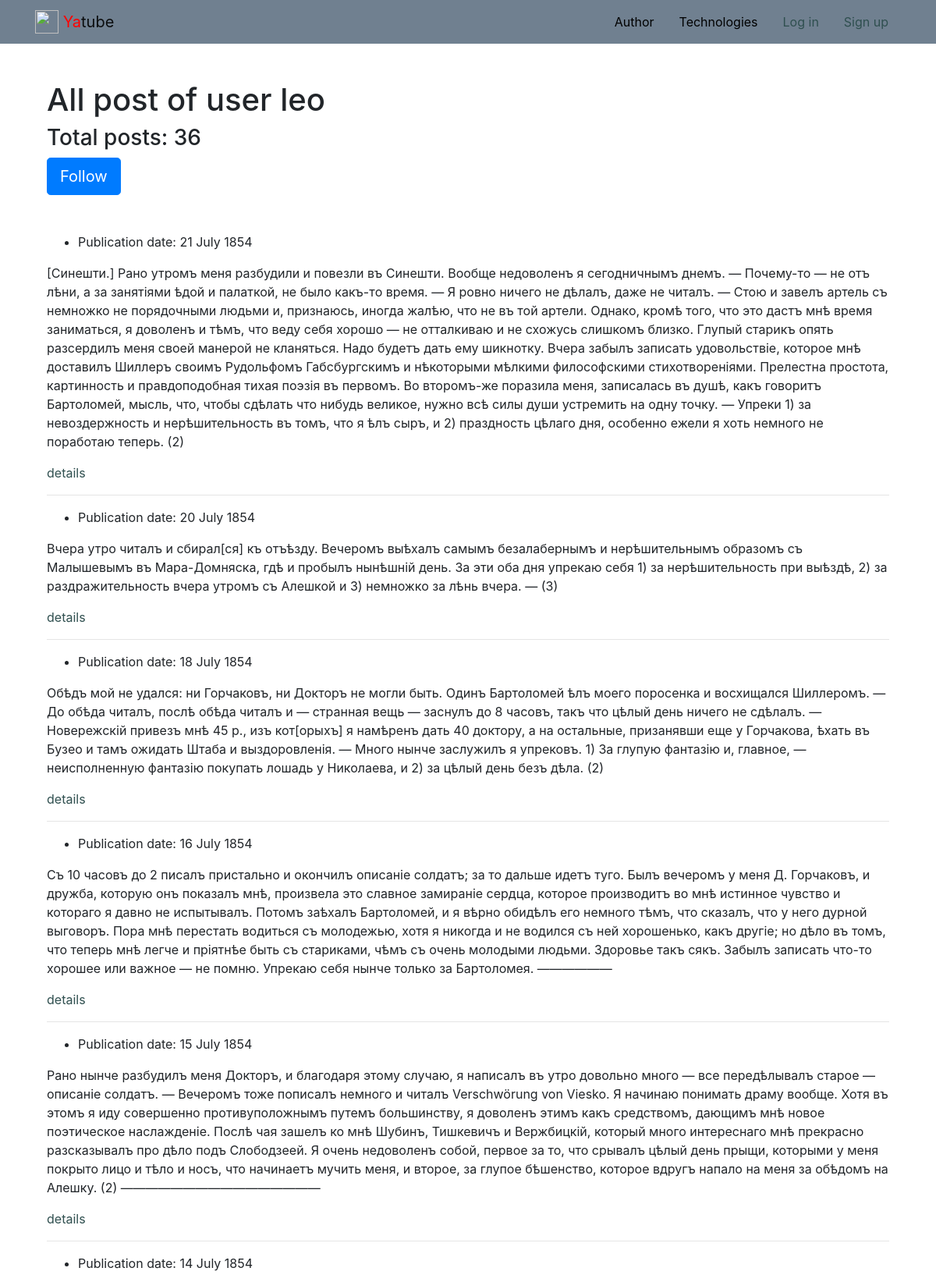
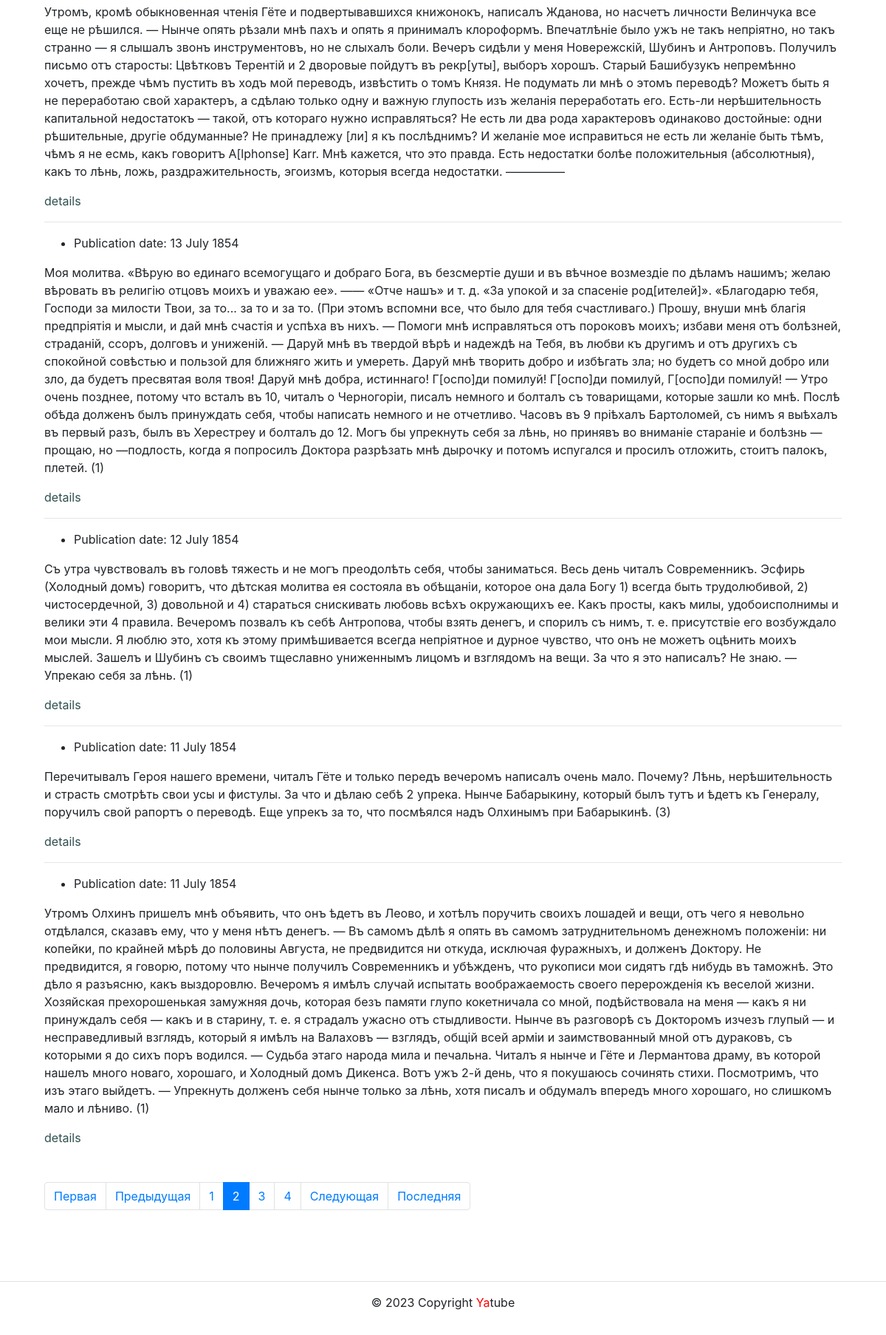
/profile/leo/?page=2, run on the app's committed database (2 pictures, top to bottom).
### posts/models.py (models this page shows, shortened)
class Post(models.Model):
    text = models.TextField(
        'Текст поста',
        help_text='Введите текст поста'
    )
    pub_date = models.DateTimeField(
        'Дата публикации',
        auto_now_add=True)
    author = models.ForeignKey(
        User,
        on_delete=models.CASCADE,
        related_name='posts',
        verbose_name='Автор'
    )
    group = models.ForeignKey(
        Group,
        on_delete=models.SET_NULL,
        related_name='posts',
        blank=True,
        null=True,
        verbose_name='Группа',
        help_text='Группа, к которой будет относиться пост'
    )
    image = models.ImageField(
        'Картинка',
        upload_to='posts/',
        blank=True
    )
    class Meta:
        ordering = ['-pub_date']

### posts/views.py (the view)
# urls.py: path('profile/<str:username>/', views.profile, name='profile'),
def profile(request, username):
    author = User.objects.get(username=username)
    following = (
        request.user.is_authenticated and Follow.objects.filter(
            user=request.user, author=author).exists()
    )
    post_list = author.posts.all()
    page_obj = get_page_object(request, post_list, POSTS_PER_PAGE)
    context = {
        'author': author,
        'page_obj': page_obj,
        'following': following
    }
    return render(request, 'posts/profile.html', context)

### core/context_processors/year.py (called while the page is built)
def year(request):
    today = datetime.datetime.now()
    year = today.year
    return {
        'year': year
    }

### posts/views.py (called while the page is built)
def get_page_object(request, post_list, posts_per_page):
    paginator = Paginator(post_list, POSTS_PER_PAGE)
    page_number = request.GET.get('page')
    page_obj = paginator.get_page(page_number)
    return page_obj

### templates/posts/profile.html (shortened to what this page needs)
{% extends 'base.html' %}
{% load thumbnail %}
{% block content %}
<div class="container py-5">
  <div class="mb-5">
  <h1>All post of user {{author.username}}</h1>
  <h3>Total posts: {{page_obj.paginator.count}}</h3>
  {% if  user.username != author.username%}
  {% if following %}
    <a
      class="btn btn-lg btn-light"
      href="{% url 'posts:profile_unfollow' author.username %}" role="button"
    >
      Unfollow
    </a>
  {% else %}
      <a
        class="btn btn-lg btn-primary"
        href="{% url 'posts:profile_follow' author.username %}" role="button"
      >
        Follow
      </a>
   {% endif %}
   {% endif %}
  </div>
  {% for post in page_obj %}
  <article>
    <ul>
      <li>
        Publication date: {{post.pub_date|date:"d E Y"}}
      </li>
    </ul>
    <p>
      {{post.text}}
    </p>
    <a href="{% url 'posts:post_detail' post.id %}">details </a>
  </article>
  {% if not forloop.last %}<hr>{% endif %}
  {% endfor %}
{% include 'posts/includes/paginator.html' %}
</div>
{% endblock %}

### templates/base.html (style rules this page uses)
a { color: #2F4F4F; background-color: transparent; text-decoration: none; }

### data on the page
Post: pub_date "21 July 1854", text "[Синешти.] Рано утромъ меня разбудили и повезли въ Синешти. Вообще недоволенъ я сегодничнымъ днемъ. — Почему-то — не отъ лѣни, а за занятіями ѣдой и палаткой, не было какъ-тο время. — Я ровно ничего не дѣлалъ, даже не читалъ. — Стою и завелъ артель съ немножко не порядочными людьми и, признаюсь, иногда жалѣю, что не въ той артели. Однако, кромѣ того, что это дастъ мнѣ время заниматься, я доволенъ и тѣмъ, что веду себя хорошо — не отталкиваю и не схожусь слишкомъ близко. Глупый старикъ опять разсердилъ меня своей манерой не кланяться. Надо будетъ дать ему шикнотку. Вчера забылъ записать удовольствіе, которое мнѣ доставилъ Шиллеръ своимъ Рудольфомъ Габсбургскимъ и нѣкоторыми мѣлкими…"
Post: pub_date "20 July 1854", text "Вчера утро читалъ и сбирал[ся] къ отъѣзду. Вечеромъ выѣхалъ самымъ безалабернымъ и нерѣшительнымъ образомъ съ Малышевымъ въ Мара-Домняска, гдѣ и пробылъ нынѣшній день. За эти оба дня упрекаю себя 1) за нерѣшительность при выѣздѣ, 2) за раздражительность вчера утромъ съ Алешкой и 3) немножко за лѣнь вчера. — (3)"
Post: pub_date "18 July 1854", text "Обѣдъ мой не удался: ни Горчаковъ, ни Докторъ не могли быть. Одинъ Бартоломей ѣлъ моего поросенка и восхищался Шиллеромъ. — До обѣда читалъ, послѣ обѣда читалъ и — странная вещь — заснулъ до 8 часовъ, такъ что цѣлый день ничего не сдѣлалъ. — Новережскій привезъ мнѣ 45 р., изъ кот[орыхъ] я намѣренъ дать 40 доктору, а на остальные, призанявши еще у Горчакова, ѣхать въ Бузео и тамъ ожидать Штаба и выздоровленія. — Много нынче заслужилъ я упрековъ. 1) За глупую фантазію и, главное, — неисполненную фантазію покупать лошадь у Николаева, и 2) за цѣлый день безъ дѣла. (2)"
Post: pub_date "16 July 1854", text "Съ 10 часовъ до 2 писалъ пристально и окончилъ описаніе солдатъ; за то дальше идетъ туго. Былъ вечеромъ у меня Д. Горчаковъ, и дружба, которую онъ показалъ мнѣ, произвела это славное замираніе сердца, которое производитъ во мнѣ истинное чувство и котораго я давно не испытывалъ. Потомъ заѣхалъ Бартоломей, и я вѣрно обидѣлъ его немного тѣмъ, что сказалъ, что у него дурной выговоръ. Пора мнѣ перестать водиться съ молодежью, хотя я никогда и не водился съ ней хорошенько, какъ другіе; но дѣло въ томъ, что теперь мнѣ легче и пріятнѣе быть съ стариками, чѣмъ съ очень молодыми людьми. Здоровье такъ сякъ. Забылъ записать что-то хорошее или важное — не помню. Упрекаю себя нынче только за Бартоломея.…"
Post: pub_date "15 July 1854", text "Рано нынче разбудилъ меня Докторъ, и благодаря этому случаю, я написалъ въ утро довольно много — все передѣлывалъ старое — описаніе солдатъ. — Вечеромъ тоже пописалъ немного и читалъ Verschwörung von Viesko. Я начинаю понимать драму вообще. Хотя въ этомъ я иду совершенно противуположнымъ путемъ большинству, я доволенъ этимъ какъ средствомъ, дающимъ мнѣ новое поэтическое наслажденіе. Послѣ чая зашелъ ко мнѣ Шубинъ, Тишкевичъ и Вержбицкій, который много интереснаго мнѣ прекрасно разсказывалъ про дѣло подъ Слободзеей. Я очень недоволенъ собой, первое за то, что срывалъ цѣлый день прыщи, которыми у меня покрыто лицо и тѣло и носъ, что начинаетъ мучить меня, и второе, за глупое бѣшенство,…"
Post: pub_date "14 July 1854", text "Утромъ, кромѣ обыкновенная чтенія Гёте и подвертывавшихся книжонокъ, написалъ Жданова, но насчетъ личности Велинчука все еще не рѣшился. — Нынче опять рѣзали мнѣ пахъ и опять я принималъ клороформъ. Впечатлѣніе было ужъ не такъ непріятно, но такъ странно — я слышалъ звонъ инструментовъ, но не слыхалъ боли. Вечеръ сидѣли у меня Новережскій, Шубинъ и Антроповъ. Получилъ письмо отъ старосты: Цвѣтковъ Терентій и 2 дворовые пойдутъ въ рекр[уты], выборъ хорошъ. Старый Башибузукъ непремѣнно хочетъ, прежде чѣмъ пустить въ ходъ мой переводъ, извѣстить о томъ Князя. Не подумать ли мнѣ о этомъ переводѣ? Можетъ быть я не переработаю свой характеръ, a сдѣлаю только одну и важную глупость изъ желанія…"
Post: pub_date "13 July 1854", text "Моя молитва. «Вѣрую во единаго всемогущаго и добраго Бога, въ безсмертіе души и въ вѣчное возмездіе по дѣламъ нашимъ; желаю вѣровать въ религію отцовъ моихъ и уважаю ее». —— «Отче нашъ» и т. д. «За упокой и за спасеніе род[ителей]». «Благодарю тебя, Господи за милости Твои, за то... за то и за то. (При этомъ вспомни все, что было для тебя счастливаго.) Прошу, внуши мнѣ благія предпріятія и мысли, и дай мнѣ счастія и успѣха въ нихъ. — Помоги мнѣ исправляться отъ пороковъ моихъ; избави меня отъ болѣзней, страданій, ссоръ, долговъ и униженій. — Даруй мнѣ въ твердой вѣрѣ и надеждѣ на Тебя, въ любви къ другимъ и отъ другихъ съ спокойной совѣстью и пользой для ближняго жить и умереть. Даруй мнѣ…"
Post: pub_date "12 July 1854", text "Съ утра чувствовалъ въ головѣ тяжесть и не могъ преодолѣть себя, чтобы заниматься. Весь день читалъ Современникъ. Эсфирь (Холодный домъ) говоритъ, что дѣтская молитва ея состояла въ обѣщаніи, которое она дала Богу 1) всегда быть трудолюбивой, 2) чистосердечной, 3) довольной и 4) стараться снискивать любовь всѣхъ окружающихъ ее. Какъ просты, какъ милы, удобоисполнимы и велики эти 4 правила. Вечеромъ позвалъ къ себѣ Антропова, чтобы взять денегъ, и спорилъ съ нимъ, т. е. присутствіе его возбуждало мои мысли. Я люблю это, хотя къ этому примѣшивается всегда непріятное и дурное чувство, что онъ не можетъ оцѣнить моихъ мыслей. Зашелъ и Шубинъ съ своимъ тщеславно униженнымъ лицомъ и взглядомъ на…"
Post: pub_date "11 July 1854", text "Перечитывалъ Героя нашего времени, читалъ Гёте и только передъ вечеромъ написалъ очень мало. Почему? Лѣнь, нерѣшительность и страсть смотрѣть свои усы и фистулы. За что и дѣлаю себѣ 2 упрека. Нынче Бабарыкину, который былъ тутъ и ѣдетъ къ Генералу, поручилъ свой рапортъ о переводѣ. Еще упрекъ за то, что посмѣялся надъ Олхинымъ при Бабарыкинѣ. (3)"
Post: pub_date "11 July 1854", text "Утромъ Олхинъ пришелъ мнѣ объявить, что онъ ѣдетъ въ Леово, и хотѣлъ поручить своихъ лошадей и вещи, отъ чего я невольно отдѣлался, сказавъ ему, что у меня нѣтъ денегъ. — Въ самомъ дѣлѣ я опять въ самомъ затруднительномъ денежномъ положеніи: ни копейки, по крайней мѣрѣ до половины Августа, не предвидится ни откуда, исключая фуражныхъ, и долженъ Доктору. Не предвидится, я говорю, потому что нынче получилъ Современникъ и убѣжденъ, что рукописи мои сидятъ гдѣ нибудь въ таможнѣ. Это дѣло я разъясню, какъ выздоровлю. Вечеромъ я имѣлъ случай испытать воображаемость своего перерожденія къ веселой жизни. Хозяйская прехорошенькая замужняя дочь, которая безъ памяти глупо кокетничала со мной,…"

### other printed values
{{ author.username }} "leo"
{{ page_obj.paginator.count }} "36"
{{ i }} "1" "3" "4"
{{ i }} "2"
